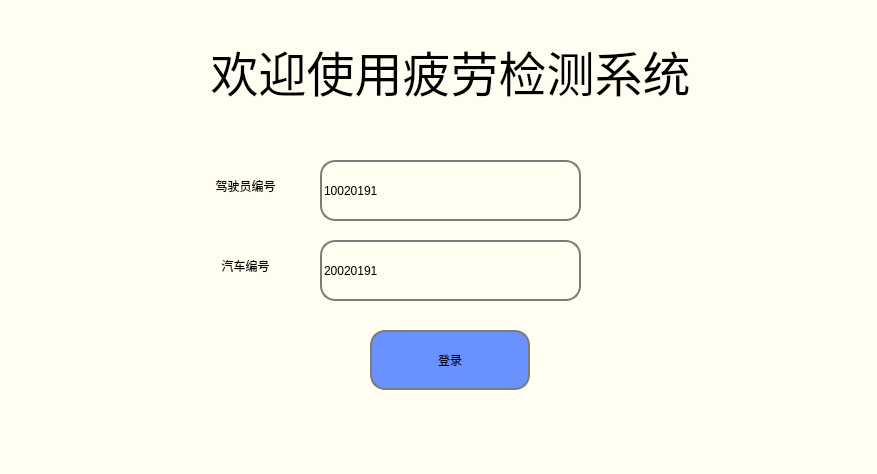
<?xml version="1.0" encoding="UTF-8"?>
<ui version="4.0">
 <class>login</class>
 <widget class="QWidget" name="login">
  <property name="geometry">
   <rect>
    <x>0</x>
    <y>0</y>
    <width>877</width>
    <height>474</height>
   </rect>
  </property>
  <property name="windowTitle">
   <string>登陆</string>
  </property>
  <property name="styleSheet">
   <string notr="true">QWidget{
	background-color: rgb(255, 254, 240);
	border-image: url(:/images1/1.jpg);
}

QLineEdit{

	border:2px solid#7b7b7b;
	border-radius:15px;
	background-color:#fffef0
}

QPushButton{
	border:2px solid#7b7b7b;
	border-radius:15px;
	background-color:#6a92ff;
	font: 75 26pt &quot;Arial&quot;;
}

QPushButton:hover{
	background-color:#aa92ff
}
QPushButton:pressed{
	background-color:#FF90ff
}
</string>
  </property>
  <widget class="QLabel" name="label_3">
   <property name="geometry">
    <rect>
     <x>50</x>
     <y>0</y>
     <width>801</width>
     <height>141</height>
    </rect>
   </property>
   <property name="font">
    <font>
     <family>Arial</family>
     <pointsize>36</pointsize>
     <weight>9</weight>
     <italic>false</italic>
     <bold>false</bold>
    </font>
   </property>
   <property name="styleSheet">
    <string notr="true">font: 75 36pt &quot;Arial&quot;;</string>
   </property>
   <property name="text">
    <string>欢迎使用疲劳检测系统</string>
   </property>
   <property name="alignment">
    <set>Qt::AlignCenter</set>
   </property>
  </widget>
  <widget class="QLineEdit" name="lineEdit">
   <property name="geometry">
    <rect>
     <x>320</x>
     <y>160</y>
     <width>261</width>
     <height>61</height>
    </rect>
   </property>
   <property name="text">
    <string>10020191</string>
   </property>
   <property name="placeholderText">
    <string>驾驶员编号：</string>
   </property>
  </widget>
  <widget class="QLineEdit" name="lineEdit_2">
   <property name="geometry">
    <rect>
     <x>320</x>
     <y>240</y>
     <width>261</width>
     <height>61</height>
    </rect>
   </property>
   <property name="text">
    <string>20020191</string>
   </property>
   <property name="placeholderText">
    <string>汽车编号：</string>
   </property>
  </widget>
  <widget class="QPushButton" name="loginBt">
   <property name="geometry">
    <rect>
     <x>370</x>
     <y>330</y>
     <width>160</width>
     <height>60</height>
    </rect>
   </property>
   <property name="text">
    <string>登录</string>
   </property>
  </widget>
  <widget class="QLabel" name="label">
   <property name="geometry">
    <rect>
     <x>190</x>
     <y>160</y>
     <width>111</width>
     <height>51</height>
    </rect>
   </property>
   <property name="text">
    <string>驾驶员编号</string>
   </property>
   <property name="alignment">
    <set>Qt::AlignCenter</set>
   </property>
  </widget>
  <widget class="QLabel" name="label_2">
   <property name="geometry">
    <rect>
     <x>190</x>
     <y>240</y>
     <width>111</width>
     <height>51</height>
    </rect>
   </property>
   <property name="text">
    <string>汽车编号</string>
   </property>
   <property name="alignment">
    <set>Qt::AlignCenter</set>
   </property>
  </widget>
 </widget>
 <resources/>
 <connections/>
</ui>
